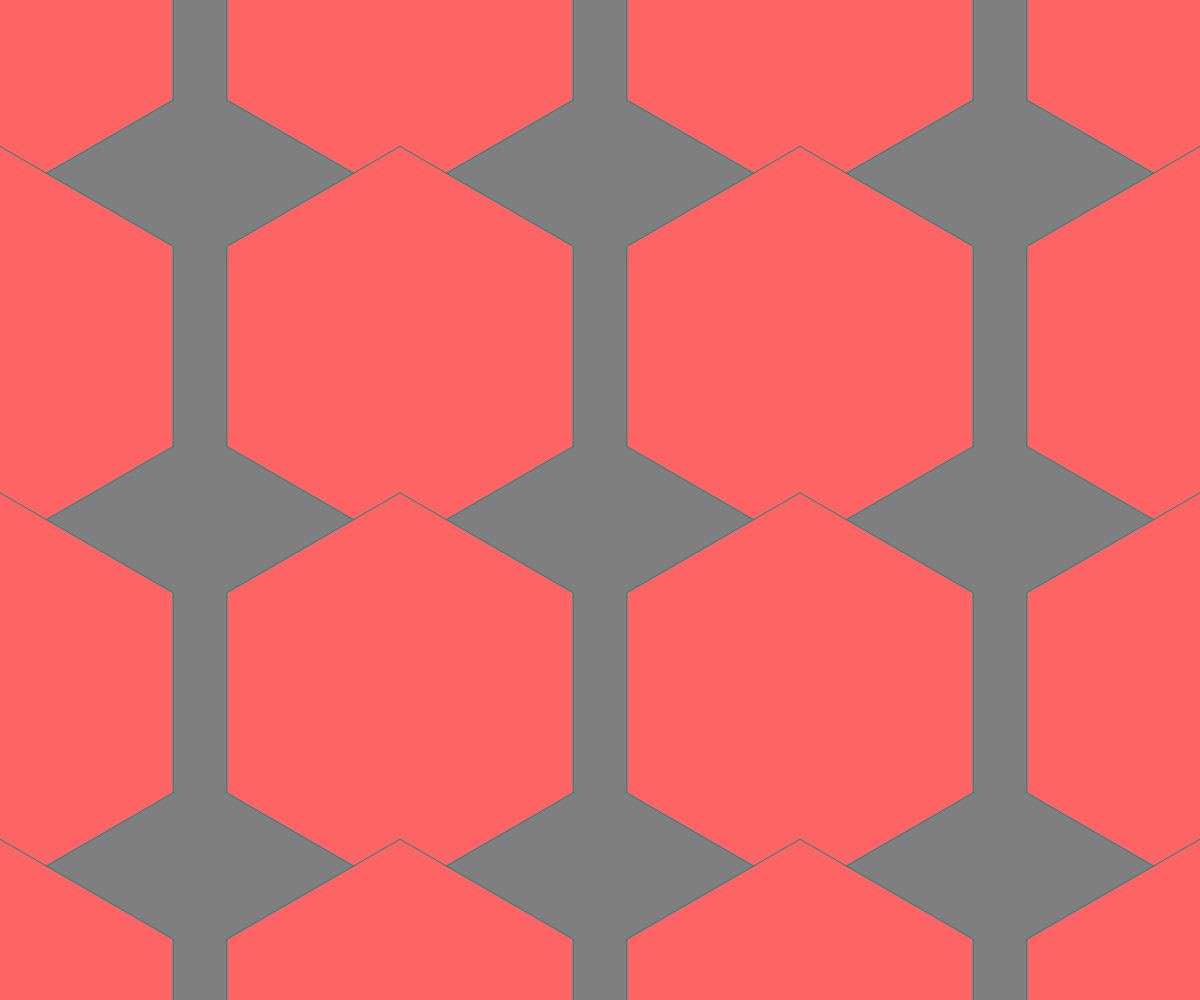
Frame 1 (no input)
Frame 2 (the mouse pressed at the canvas centre, redrawn once): identical to frame 1, image omitted

The p5.js sketch that drew this single still picture (run headless with seeded random() and noise() and a simulated clock; the mouse was pressed at the canvas centre and the sketch redrawn once):

// p5.js sketch
// ── sketch.js
function setup() {
  createCanvas(innerWidth, innerHeight)
  noLoop()
}

function draw() {
  background(127)
  fill(255, 100, 100)
  stroke('darkcyan')
  drawHexGrid(200)
}

function drawHexGrid(r) {
  let cy = 0
  for (let i = 0; i < 5; i++) {
    let cx = 0
    for (let j = 0; j < 5; j++) {
      drawHex(cx, cy, r)
      cx += 2.0 * r      
    }
    cy += r * 1.73205
  }
} 

function drawHex(cx, cy, r) {
  beginShape()
  for (let side = 0; side < 6; side++) {
    let angle = PI/6 + map(side, 0, 6, 0, TWO_PI)
    let x = cx + r * cos(angle)
    let y = cy + r * sin(angle)
    vertex(x, y)
  }
  endShape(CLOSE)
}
